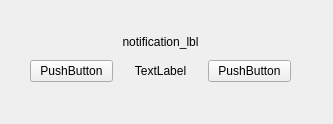
<?xml version="1.0" encoding="UTF-8"?>
<ui version="4.0">
 <class>header</class>
 <widget class="QWidget" name="header">
  <property name="geometry">
   <rect>
    <x>0</x>
    <y>0</y>
    <width>333</width>
    <height>124</height>
   </rect>
  </property>
  <property name="windowTitle">
   <string>Form</string>
  </property>
  <widget class="QWidget" name="layoutWidget">
   <property name="geometry">
    <rect>
     <x>30</x>
     <y>30</y>
     <width>261</width>
     <height>52</height>
    </rect>
   </property>
   <layout class="QVBoxLayout" name="verticalLayout">
    <property name="sizeConstraint">
     <enum>QLayout::SetDefaultConstraint</enum>
    </property>
    <item>
     <widget class="QLabel" name="notification_lbl">
      <property name="text">
       <string>notification_lbl</string>
      </property>
      <property name="alignment">
       <set>Qt::AlignCenter</set>
      </property>
     </widget>
    </item>
    <item>
     <layout class="QHBoxLayout" name="horizontalLayout">
      <item>
       <widget class="QPushButton" name="ch_page_btn">
        <property name="text">
         <string>PushButton</string>
        </property>
       </widget>
      </item>
      <item>
       <widget class="QLabel" name="page_title_lbl">
        <property name="text">
         <string>TextLabel</string>
        </property>
        <property name="alignment">
         <set>Qt::AlignCenter</set>
        </property>
       </widget>
      </item>
      <item>
       <widget class="QPushButton" name="settings_btn">
        <property name="text">
         <string>PushButton</string>
        </property>
       </widget>
      </item>
     </layout>
    </item>
   </layout>
  </widget>
 </widget>
 <resources/>
 <connections/>
</ui>
